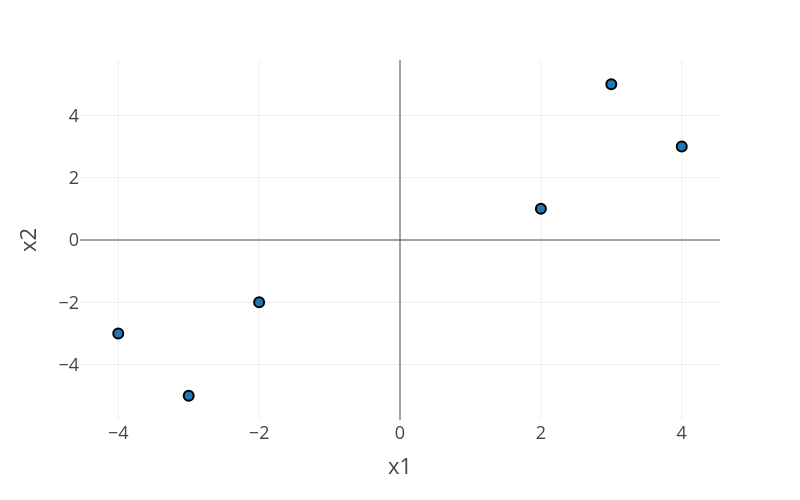

Notebook source saved alongside this figure:
### Code cell
fig = px.scatter(df, x='x1', y='x2', width=800, height=500)
fig.update_traces(marker_size=10, marker_line_width=2, marker_line_color='black')
fig.show()

### Figure 1 — Plotly figure (JSON) as saved in the notebook; plotly's stock layout.template omitted (floating-point values rounded to 4 significant figures)
{"data": [{"hovertemplate": "x1=%{x}<br>x2=%{y}<extra></extra>", "legendgroup": "", "marker": {"color": "#1F77B4", "line": {"color": "black", "width": 2}, "size": 10, "symbol": "circle"}, "mode": "markers", "name": "", "orientation": "v", "showlegend": false, "type": "scatter", "x": [2, 3, 4, -2, -4, -3], "xaxis": "x", "y": [1, 5, 3, -2, -3, -5], "yaxis": "y"}], "layout": {"height": 500, "legend": {"tracegroupgap": 0}, "margin": {"t": 60}, "width": 800, "xaxis": {"anchor": "y", "domain": [0, 1], "title": {"text": "x1"}}, "yaxis": {"anchor": "x", "domain": [0, 1], "title": {"text": "x2"}}}}
